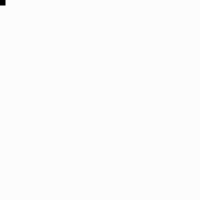
Frame 1 (no input)
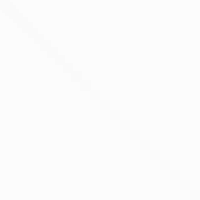
Frame 60 (the mouse pressed at the canvas centre just before this capture)
Frame 120 (the mouse held since frame 60 and released just before this capture): identical to frame 60, image omitted

The Processing sketch that drew these frames (run headless with seeded random() and noise(); from frame 60 on, the mouse is pressed at the canvas centre):

// Processing sketch: AcceleratingBox
// ── AcceleratingBox.pde
void setup(){
  size(200,200);
  colorMode(HSB,100);
  background(99);
  frameRate(15);

  X = Y = 0;
  Spx = Spy = 0;
  Acx = Acy = 0.5;
}

float X,Y;
float Spx,Spy;
float Acx,Acy;

void draw(){
  fadetowhite();

  Spx = Spx + Acx;
  Spy = Spy + Acy;
  if(Spx > Max) Spx = Max;
  if(Spy > Max) Spy = Max;
  X = X + Spx;
  Y = Y + Spy;

  noStroke();
  fill(0);
  rectMode(CENTER);
  rect(X,Y,10,10);
}

float Max = 10;

void fadetowhite(){
  noStroke();
  fill(99,30);
  rectMode(CORNER);
  rect(0,0,width,height);
}
